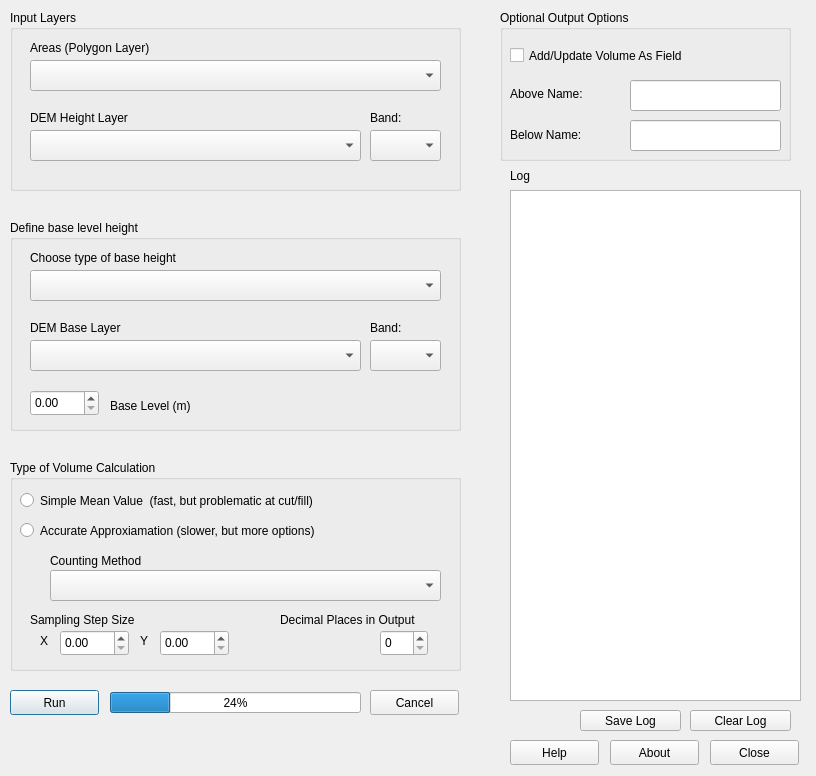
<?xml version="1.0" encoding="UTF-8"?>
<ui version="4.0">
 <class>VolumeDialogBase</class>
 <widget class="QDialog" name="VolumeDialogBase">
  <property name="geometry">
   <rect>
    <x>0</x>
    <y>0</y>
    <width>816</width>
    <height>776</height>
   </rect>
  </property>
  <property name="windowTitle">
   <string>Volume Calculation Tool</string>
  </property>
  <property name="windowIcon">
   <iconset>
    <normaloff>icon.svg</normaloff>icon.svg</iconset>
  </property>
  <widget class="QPushButton" name="pushButtonStartCalculation">
   <property name="geometry">
    <rect>
     <x>10</x>
     <y>690</y>
     <width>89</width>
     <height>25</height>
    </rect>
   </property>
   <property name="text">
    <string>Run</string>
   </property>
  </widget>
  <widget class="QProgressBar" name="progressBar">
   <property name="geometry">
    <rect>
     <x>110</x>
     <y>692</y>
     <width>251</width>
     <height>21</height>
    </rect>
   </property>
   <property name="value">
    <number>24</number>
   </property>
  </widget>
  <widget class="QPushButton" name="pushButtonAbout">
   <property name="geometry">
    <rect>
     <x>610</x>
     <y>740</y>
     <width>89</width>
     <height>25</height>
    </rect>
   </property>
   <property name="text">
    <string>About</string>
   </property>
  </widget>
  <widget class="QPushButton" name="pushButtonCancelCalculation">
   <property name="geometry">
    <rect>
     <x>370</x>
     <y>690</y>
     <width>89</width>
     <height>25</height>
    </rect>
   </property>
   <property name="text">
    <string>Cancel</string>
   </property>
  </widget>
  <widget class="QTextEdit" name="logOutput">
   <property name="geometry">
    <rect>
     <x>510</x>
     <y>190</y>
     <width>291</width>
     <height>511</height>
    </rect>
   </property>
  </widget>
  <widget class="QLabel" name="label_10">
   <property name="geometry">
    <rect>
     <x>510</x>
     <y>160</y>
     <width>131</width>
     <height>31</height>
    </rect>
   </property>
   <property name="text">
    <string>Log</string>
   </property>
  </widget>
  <widget class="QPushButton" name="pushButtonHelp">
   <property name="geometry">
    <rect>
     <x>510</x>
     <y>740</y>
     <width>89</width>
     <height>25</height>
    </rect>
   </property>
   <property name="text">
    <string>Help</string>
   </property>
  </widget>
  <widget class="QPushButton" name="pushButtonExit">
   <property name="geometry">
    <rect>
     <x>710</x>
     <y>740</y>
     <width>89</width>
     <height>25</height>
    </rect>
   </property>
   <property name="text">
    <string>Close</string>
   </property>
  </widget>
  <widget class="QGroupBox" name="groupBox_2">
   <property name="geometry">
    <rect>
     <x>10</x>
     <y>10</y>
     <width>451</width>
     <height>181</height>
    </rect>
   </property>
   <property name="title">
    <string>Input Layers</string>
   </property>
   <widget class="QComboBox" name="mFieldComboPolygon">
    <property name="geometry">
     <rect>
      <x>20</x>
      <y>50</y>
      <width>411</width>
      <height>31</height>
     </rect>
    </property>
   </widget>
   <widget class="QComboBox" name="mFieldComboBand">
    <property name="geometry">
     <rect>
      <x>360</x>
      <y>120</y>
      <width>71</width>
      <height>31</height>
     </rect>
    </property>
   </widget>
   <widget class="QLabel" name="label_4">
    <property name="geometry">
     <rect>
      <x>20</x>
      <y>30</y>
      <width>161</width>
      <height>16</height>
     </rect>
    </property>
    <property name="text">
     <string>Areas (Polygon Layer)</string>
    </property>
   </widget>
   <widget class="QLabel" name="label_3">
    <property name="geometry">
     <rect>
      <x>20</x>
      <y>100</y>
      <width>141</width>
      <height>16</height>
     </rect>
    </property>
    <property name="text">
     <string>DEM Height Layer</string>
    </property>
   </widget>
   <widget class="QLabel" name="label_5">
    <property name="geometry">
     <rect>
      <x>360</x>
      <y>100</y>
      <width>91</width>
      <height>16</height>
     </rect>
    </property>
    <property name="text">
     <string>Band:</string>
    </property>
   </widget>
   <widget class="QComboBox" name="mFieldComboHeightLayer">
    <property name="geometry">
     <rect>
      <x>20</x>
      <y>120</y>
      <width>331</width>
      <height>31</height>
     </rect>
    </property>
   </widget>
  </widget>
  <widget class="QGroupBox" name="groupBox_3">
   <property name="geometry">
    <rect>
     <x>10</x>
     <y>220</y>
     <width>451</width>
     <height>211</height>
    </rect>
   </property>
   <property name="title">
    <string>Define base level height</string>
   </property>
   <widget class="QComboBox" name="mFieldComboBaseLevelMethod">
    <property name="geometry">
     <rect>
      <x>20</x>
      <y>50</y>
      <width>411</width>
      <height>31</height>
     </rect>
    </property>
   </widget>
   <widget class="QLabel" name="label_13">
    <property name="geometry">
     <rect>
      <x>20</x>
      <y>30</y>
      <width>241</width>
      <height>16</height>
     </rect>
    </property>
    <property name="text">
     <string>Choose type of base height</string>
    </property>
   </widget>
   <widget class="QLabel" name="label_14">
    <property name="geometry">
     <rect>
      <x>100</x>
      <y>170</y>
      <width>251</width>
      <height>31</height>
     </rect>
    </property>
    <property name="text">
     <string>Base Level (m)</string>
    </property>
   </widget>
   <widget class="QDoubleSpinBox" name="doubleSpinBoxBaseLevel">
    <property name="geometry">
     <rect>
      <x>20</x>
      <y>170</y>
      <width>69</width>
      <height>26</height>
     </rect>
    </property>
   </widget>
   <widget class="QLabel" name="label_11">
    <property name="geometry">
     <rect>
      <x>20</x>
      <y>100</y>
      <width>121</width>
      <height>16</height>
     </rect>
    </property>
    <property name="text">
     <string>DEM Base Layer</string>
    </property>
   </widget>
   <widget class="QLabel" name="label_12">
    <property name="geometry">
     <rect>
      <x>360</x>
      <y>100</y>
      <width>111</width>
      <height>16</height>
     </rect>
    </property>
    <property name="text">
     <string>Band:</string>
    </property>
   </widget>
   <widget class="QComboBox" name="mFieldComboBandBase">
    <property name="geometry">
     <rect>
      <x>360</x>
      <y>120</y>
      <width>71</width>
      <height>31</height>
     </rect>
    </property>
   </widget>
   <widget class="QComboBox" name="mFieldComboHeightLayerBase">
    <property name="geometry">
     <rect>
      <x>20</x>
      <y>120</y>
      <width>331</width>
      <height>31</height>
     </rect>
    </property>
   </widget>
  </widget>
  <widget class="QGroupBox" name="groupBox_4">
   <property name="geometry">
    <rect>
     <x>500</x>
     <y>10</y>
     <width>291</width>
     <height>151</height>
    </rect>
   </property>
   <property name="title">
    <string>Optional Output Options</string>
   </property>
   <widget class="QLineEdit" name="fieldName">
    <property name="geometry">
     <rect>
      <x>130</x>
      <y>70</y>
      <width>151</width>
      <height>31</height>
     </rect>
    </property>
   </widget>
   <widget class="QCheckBox" name="checkBox_add_field">
    <property name="geometry">
     <rect>
      <x>10</x>
      <y>34</y>
      <width>231</width>
      <height>23</height>
     </rect>
    </property>
    <property name="text">
     <string>Add/Update Volume As Field</string>
    </property>
   </widget>
   <widget class="QLabel" name="label_16">
    <property name="geometry">
     <rect>
      <x>10</x>
      <y>68</y>
      <width>111</width>
      <height>31</height>
     </rect>
    </property>
    <property name="text">
     <string>Above Name:</string>
    </property>
   </widget>
   <widget class="QLineEdit" name="fieldName_2">
    <property name="geometry">
     <rect>
      <x>130</x>
      <y>110</y>
      <width>151</width>
      <height>31</height>
     </rect>
    </property>
   </widget>
   <widget class="QLabel" name="label_17">
    <property name="geometry">
     <rect>
      <x>10</x>
      <y>109</y>
      <width>111</width>
      <height>31</height>
     </rect>
    </property>
    <property name="text">
     <string>Below Name:</string>
    </property>
   </widget>
  </widget>
  <widget class="QGroupBox" name="groupBox_5">
   <property name="geometry">
    <rect>
     <x>10</x>
     <y>460</y>
     <width>451</width>
     <height>211</height>
    </rect>
   </property>
   <property name="title">
    <string>Type of Volume Calculation</string>
   </property>
   <widget class="QRadioButton" name="radioButtonAccurate">
    <property name="geometry">
     <rect>
      <x>10</x>
      <y>60</y>
      <width>391</width>
      <height>21</height>
     </rect>
    </property>
    <property name="text">
     <string>Accurate Approxiamation (slower, but more options) </string>
    </property>
   </widget>
   <widget class="QRadioButton" name="radioButtonSimple">
    <property name="geometry">
     <rect>
      <x>10</x>
      <y>30</y>
      <width>421</width>
      <height>21</height>
     </rect>
    </property>
    <property name="text">
     <string>Simple Mean Value  (fast, but problematic at cut/fill)</string>
    </property>
   </widget>
   <widget class="QLabel" name="label_2">
    <property name="geometry">
     <rect>
      <x>40</x>
      <y>90</y>
      <width>131</width>
      <height>21</height>
     </rect>
    </property>
    <property name="text">
     <string>Counting Method</string>
    </property>
   </widget>
   <widget class="QComboBox" name="mFieldComboCountingMethod">
    <property name="geometry">
     <rect>
      <x>40</x>
      <y>110</y>
      <width>391</width>
      <height>31</height>
     </rect>
    </property>
   </widget>
   <widget class="QLabel" name="label_6">
    <property name="geometry">
     <rect>
      <x>20</x>
      <y>150</y>
      <width>171</width>
      <height>20</height>
     </rect>
    </property>
    <property name="text">
     <string>Sampling Step Size</string>
    </property>
   </widget>
   <widget class="QLabel" name="label_8">
    <property name="geometry">
     <rect>
      <x>130</x>
      <y>170</y>
      <width>41</width>
      <height>21</height>
     </rect>
    </property>
    <property name="text">
     <string>Y</string>
    </property>
   </widget>
   <widget class="QLabel" name="label_15">
    <property name="geometry">
     <rect>
      <x>30</x>
      <y>170</y>
      <width>41</width>
      <height>21</height>
     </rect>
    </property>
    <property name="text">
     <string>X</string>
    </property>
   </widget>
   <widget class="QDoubleSpinBox" name="doubleSpinBoxSampleStepY">
    <property name="geometry">
     <rect>
      <x>150</x>
      <y>170</y>
      <width>69</width>
      <height>26</height>
     </rect>
    </property>
   </widget>
   <widget class="QDoubleSpinBox" name="doubleSpinBoxSampleStepX">
    <property name="geometry">
     <rect>
      <x>50</x>
      <y>170</y>
      <width>69</width>
      <height>26</height>
     </rect>
    </property>
   </widget>
   <widget class="QSpinBox" name="outputAccuracy">
    <property name="geometry">
     <rect>
      <x>370</x>
      <y>170</y>
      <width>48</width>
      <height>26</height>
     </rect>
    </property>
   </widget>
   <widget class="QLabel" name="label_7">
    <property name="geometry">
     <rect>
      <x>270</x>
      <y>150</y>
      <width>171</width>
      <height>20</height>
     </rect>
    </property>
    <property name="text">
     <string>Decimal Places in Output</string>
    </property>
   </widget>
  </widget>
  <widget class="QPushButton" name="clearLog">
   <property name="geometry">
    <rect>
     <x>690</x>
     <y>710</y>
     <width>101</width>
     <height>21</height>
    </rect>
   </property>
   <property name="text">
    <string>Clear Log</string>
   </property>
  </widget>
  <widget class="QPushButton" name="saveLog">
   <property name="geometry">
    <rect>
     <x>580</x>
     <y>710</y>
     <width>101</width>
     <height>21</height>
    </rect>
   </property>
   <property name="text">
    <string>Save Log</string>
   </property>
  </widget>
 </widget>
 <resources/>
 <connections/>
</ui>
